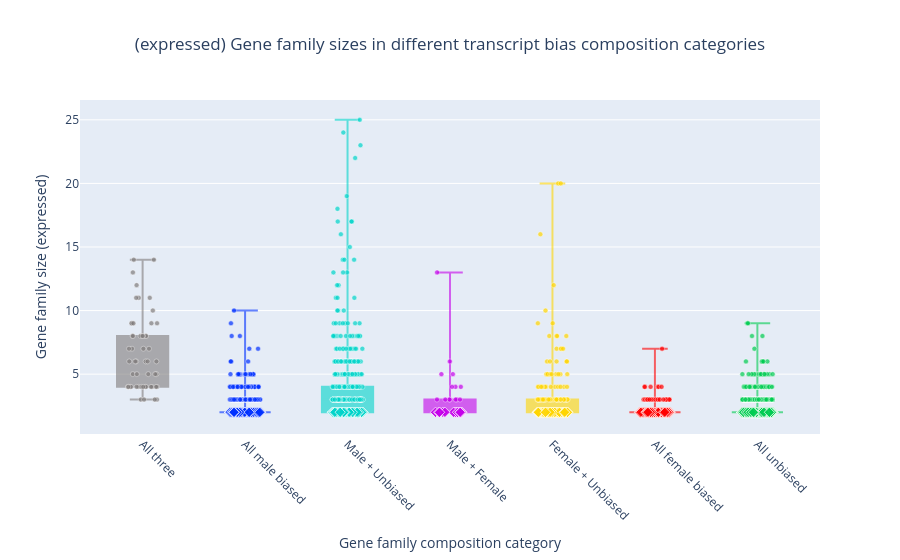

Write notebook code for a chart like this one.
### Markdown cell above
Plotly has an issue with the box plots, so here i use go.Figure() to force plotly

### Code cell
fig6 = go.Figure()

cat_positions = {cat: i for i, cat in enumerate(category_order)}
np.random.seed(42)

for cat in category_order:
    subset = hog_direction[hog_direction["category"] == cat]
    if subset.empty:
        continue

    color  = category_colors[cat]
    x_pos  = cat_positions[cat]

    # Box (no built-in points — we draw them ourselves below)
    fig6.add_trace(go.Box(
        y=subset["hog_size_expressed"],
        x=[x_pos] * len(subset),
        name=cat,
        marker_color=color,
        line_color=color,
        fillcolor=color,
        opacity=0.6,
        boxpoints=False,
        width=0.5,
        showlegend=False
    ))

    # Regular points (size > 2) — circles
    reg = subset[subset["hog_size_expressed"] != 2]
    if not reg.empty:
        fig6.add_trace(go.Scatter(
            x=x_pos + np.random.uniform(-0.15, 0.15, len(reg)),
            y=reg["hog_size_expressed"],
            mode="markers",
            marker=dict(color=color, symbol="circle", size=5, opacity=0.7,
                        line=dict(width=0.5, color="white")),
            showlegend=False,
            text=reg["HOG"].astype(str),
            hovertemplate="HOG: %{text}<br>Size: %{y}<extra></extra>"
        ))

    # HOG size 2 shape — diamond (All three cannot exist at size 2)
    s2 = subset[subset["hog_size_expressed"] == 2]
    if not s2.empty:
        fig6.add_trace(go.Scatter(
            x=x_pos + np.random.uniform(-0.15, 0.15, len(s2)),
            y=s2["hog_size_expressed"],
            mode="markers",
            marker=dict(color=color, symbol="diamond", size=8, opacity=0.9,
                        line=dict(width=0.8, color="white")),
            showlegend=False,
            text=s2["HOG"].astype(str),
            hovertemplate="HOG: %{text}<br>Size: 2 ◆<extra></extra>"
        ))

fig6.update_layout(
    title=dict(text="(expressed) Gene family sizes in different transcript bias composition categories", x=0.5, xanchor="center"),
    xaxis=dict(
        tickmode="array",
        tickvals=list(cat_positions.values()),
        ticktext=list(cat_positions.keys()),
        tickangle=45,
        title="Gene family composition category"
    ),
    yaxis_title="Gene family size (expressed)",
    showlegend=False
)

fig6.show()

### Figure 1 — Plotly figure (JSON) as saved in the notebook; plotly's stock layout.template omitted (floating-point values rounded to 4 significant figures; data arrays with more than 128 entries replaced by an {"elided": "..."} marker saying what was removed)
{"data": [{"boxpoints": false, "fillcolor": "#807c7c", "line": {"color": "#807c7c"}, "marker": {"color": "#807c7c"}, "name": "All three", "opacity": 0.6, "showlegend": false, "type": "box", "width": 0.5, "x": [0, 0, 0, 0, 0, 0, 0, 0, 0, 0, 0, 0, 0, 0, 0, 0, 0, 0, 0, 0, 0, 0, 0, 0, 0, 0, 0, 0, 0, 0, 0, 0, 0, 0, 0, 0, 0, 0, 0, 0, 0, 0, 0, 0, 0, 0, 0, 0, 0, 0, 0, 0, 0, 0], "y": [11, 5, 11, 6, 7, 9, 7, 14, 8, 7, 4, 9, 10, 14, 5, 13, 12, 7, 8, 11, 8, 9, 6, 4, 4, 9, 9, 8, 4, 4, 4, 8, 6, 6, 3, 4, 4, 4, 5, 3, 4, 8, 4, 5, 6, 6, 5, 4, 3, 8, 4, 4, 4, 3]}, {"hovertemplate": "HOG: %{text}<br>Size: %{y}<extra></extra>", "marker": {"color": "#807c7c", "line": {"color": "white", "width": 0.5}, "opacity": 0.7, "size": 5, "symbol": "circle"}, "mode": "markers", "showlegend": false, "text": ["N0.HOG0000028", "N0.HOG0000036", "N0.HOG0000050", "N0.HOG0000051", "N0.HOG0000087", "N0.HOG0000092", "N0.HOG0000095", "N0.HOG0000097", "N0.HOG0000103", "N0.HOG0000107", "N0.HOG0000110", "N0.HOG0000143", "N0.HOG0000163", "N0.HOG0000164", "N0.HOG0000166", "N0.HOG0000186", "N0.HOG0000196", "N0.HOG0000218", "N0.HOG0000244", "N0.HOG0000253", "N0.HOG0000264", "N0.HOG0000314", "N0.HOG0000315", "N0.HOG0000331", "N0.HOG0000344", "N0.HOG0000374", "N0.HOG0000393", "N0.HOG0000406", "N0.HOG0000420", "N0.HOG0000421", "N0.HOG0000441", "N0.HOG0000541", "N0.HOG0000550", "N0.HOG0000553", "N0.HOG0000640", "N0.HOG0000647", "N0.HOG0000660", "N0.HOG0000735", "N0.HOG0000855", "N0.HOG0000917", "N0.HOG0000927", "N0.HOG0001021", "N0.HOG0001048", "N0.HOG0001299", "N0.HOG0001548", "N0.HOG0001559", "N0.HOG0001717", "N0.HOG0002457", "N0.HOG0004595", "N0.HOG0009117", "N0.HOG0009704", "N0.HOG0011094", "N0.HOG0011889", "N0.HOG0011941"], "type": "scatter", "x": [-0.03764, 0.1352, 0.0696, 0.0296, -0.1032, -0.1032, -0.1326, 0.1099, 0.03033, 0.06242, -0.1438, 0.141, 0.09973, -0.0863, -0.09545, -0.09498, -0.05873, 0.007427, -0.02042, -0.06263, 0.03356, -0.1082, -0.06236, -0.04009, -0.01318, 0.08555, -0.0901, 0.00427, 0.02772, -0.1361, 0.03226, -0.09884, -0.1305, 0.1347, 0.1397, 0.09252, -0.05862, -0.1207, 0.05527, -0.01795, -0.1134, -0.001447, -0.1397, 0.1228, -0.07237, 0.04876, -0.05649, 0.00602, 0.01401, -0.09454, 0.1409, 0.08254, 0.1318, 0.1184], "y": [11, 5, 11, 6, 7, 9, 7, 14, 8, 7, 4, 9, 10, 14, 5, 13, 12, 7, 8, 11, 8, 9, 6, 4, 4, 9, 9, 8, 4, 4, 4, 8, 6, 6, 3, 4, 4, 4, 5, 3, 4, 8, 4, 5, 6, 6, 5, 4, 3, 8, 4, 4, 4, 3]}, {"boxpoints": false, "fillcolor": "#0030FF", "line": {"color": "#0030FF"}, "marker": {"color": "#0030FF"}, "name": "All male biased", "opacity": 0.6, "showlegend": false, "type": "box", "width": 0.5, "x": {"elided": "537 int values"}, "y": {"elided": "537 int values"}}, {"hovertemplate": "HOG: %{text}<br>Size: %{y}<extra></extra>", "marker": {"color": "#0030FF", "line": {"color": "white", "width": 0.5}, "opacity": 0.7, "size": 5, "symbol": "circle"}, "mode": "markers", "showlegend": false, "text": {"elided": "133 str values"}, "type": "scatter", "x": {"elided": "133 float values"}, "y": {"elided": "133 int values"}}, {"hovertemplate": "HOG: %{text}<br>Size: 2 ◆<extra></extra>", "marker": {"color": "#0030FF", "line": {"color": "white", "width": 0.8}, "opacity": 0.9, "size": 8, "symbol": "diamond"}, "mode": "markers", "showlegend": false, "text": {"elided": "404 str values"}, "type": "scatter", "x": {"elided": "404 float values"}, "y": {"elided": "404 int values"}}, {"boxpoints": false, "fillcolor": "#00D4CA", "line": {"color": "#00D4CA"}, "marker": {"color": "#00D4CA"}, "name": "Male + Unbiased", "opacity": 0.6, "showlegend": false, "type": "box", "width": 0.5, "x": {"elided": "539 int values"}, "y": {"elided": "539 int values"}}, {"hovertemplate": "HOG: %{text}<br>Size: %{y}<extra></extra>", "marker": {"color": "#00D4CA", "line": {"color": "white", "width": 0.5}, "opacity": 0.7, "size": 5, "symbol": "circle"}, "mode": "markers", "showlegend": false, "text": {"elided": "309 str values"}, "type": "scatter", "x": {"elided": "309 float values"}, "y": {"elided": "309 int values"}}, {"hovertemplate": "HOG: %{text}<br>Size: 2 ◆<extra></extra>", "marker": {"color": "#00D4CA", "line": {"color": "white", "width": 0.8}, "opacity": 0.9, "size": 8, "symbol": "diamond"}, "mode": "markers", "showlegend": false, "text": {"elided": "230 str values"}, "type": "scatter", "x": {"elided": "230 float values"}, "y": {"elided": "230 int values"}}, {"boxpoints": false, "fillcolor": "#C400EA", "line": {"color": "#C400EA"}, "marker": {"color": "#C400EA"}, "name": "Male + Female", "opacity": 0.6, "showlegend": false, "type": "box", "width": 0.5, "x": [3, 3, 3, 3, 3, 3, 3, 3, 3, 3, 3, 3, 3, 3, 3, 3, 3, 3, 3, 3, 3, 3, 3, 3, 3, 3, 3, 3, 3, 3, 3, 3, 3, 3, 3, 3, 3], "y": [3, 3, 13, 5, 3, 2, 2, 3, 4, 2, 6, 2, 2, 2, 2, 3, 2, 2, 2, 2, 2, 5, 2, 3, 2, 2, 3, 2, 2, 4, 2, 2, 2, 4, 2, 2, 2]}, {"hovertemplate": "HOG: %{text}<br>Size: %{y}<extra></extra>", "marker": {"color": "#C400EA", "line": {"color": "white", "width": 0.5}, "opacity": 0.7, "size": 5, "symbol": "circle"}, "mode": "markers", "showlegend": false, "text": ["N0.HOG0000042", "N0.HOG0000052", "N0.HOG0000146", "N0.HOG0000155", "N0.HOG0000254", "N0.HOG0000341", "N0.HOG0000480", "N0.HOG0000649", "N0.HOG0001214", "N0.HOG0001895", "N0.HOG0002042", "N0.HOG0002625", "N0.HOG0006714", "N0.HOG0013237"], "type": "scatter", "x": [3.067, 2.999, 2.874, 2.916, 3.055, 2.873, 3.105, 2.999, 2.994, 3.028, 3.097, 2.954, 3.053, 3.02], "y": [3, 3, 13, 5, 3, 3, 4, 6, 3, 5, 3, 3, 4, 4]}, {"hovertemplate": "HOG: %{text}<br>Size: 2 ◆<extra></extra>", "marker": {"color": "#C400EA", "line": {"color": "white", "width": 0.8}, "opacity": 0.9, "size": 8, "symbol": "diamond"}, "mode": "markers", "showlegend": false, "text": ["N0.HOG0000262", "N0.HOG0000299", "N0.HOG0000562", "N0.HOG0000652", "N0.HOG0000859", "N0.HOG0000942", "N0.HOG0001118", "N0.HOG0001245", "N0.HOG0001323", "N0.HOG0001457", "N0.HOG0001759", "N0.HOG0001831", "N0.HOG0002015", "N0.HOG0002063", "N0.HOG0002406", "N0.HOG0003274", "N0.HOG0006111", "N0.HOG0008060", "N0.HOG0011260", "N0.HOG0012454", "N0.HOG0014547", "N0.HOG0015026", "N0.HOG0020268"], "type": "scatter", "x": [2.93, 3.114, 3.089, 3.048, 3.105, 3.11, 3.063, 3.101, 3.059, 3.054, 3.036, 3.076, 2.898, 3.114, 3.112, 2.859, 3.098, 2.889, 2.951, 3.073, 2.898, 3.095, 3.1], "y": [2, 2, 2, 2, 2, 2, 2, 2, 2, 2, 2, 2, 2, 2, 2, 2, 2, 2, 2, 2, 2, 2, 2]}, {"boxpoints": false, "fillcolor": "#FFD500", "line": {"color": "#FFD500"}, "marker": {"color": "#FFD500"}, "name": "Female + Unbiased", "opacity": 0.6, "showlegend": false, "type": "box", "width": 0.5, "x": {"elided": "192 int values"}, "y": {"elided": "192 int values"}}, {"hovertemplate": "HOG: %{text}<br>Size: %{y}<extra></extra>", "marker": {"color": "#FFD500", "line": {"color": "white", "width": 0.5}, "opacity": 0.7, "size": 5, "symbol": "circle"}, "mode": "markers", "showlegend": false, "text": ["N0.HOG0000018", "N0.HOG0000024", "N0.HOG0000025", "N0.HOG0000158", "N0.HOG0000245", "N0.HOG0000302", "N0.HOG0000445", "N0.HOG0000457", "N0.HOG0000469", "N0.HOG0000478", "N0.HOG0000526", "N0.HOG0000530", "N0.HOG0000537", "N0.HOG0000569", "N0.HOG0000636", "N0.HOG0000653", "N0.HOG0000676", "N0.HOG0000686", "N0.HOG0000724", "N0.HOG0000830", "N0.HOG0000878", "N0.HOG0000941", "N0.HOG0001011", "N0.HOG0001057", "N0.HOG0001121", "N0.HOG0001188", "N0.HOG0001220", "N0.HOG0001234", "N0.HOG0001251", "N0.HOG0001262", "N0.HOG0001291", "N0.HOG0001374", "N0.HOG0001389", "N0.HOG0001397", "N0.HOG0001502", "N0.HOG0001579", "N0.HOG0001628", "N0.HOG0001669", "N0.HOG0001731", "N0.HOG0001781", "N0.HOG0001782", "N0.HOG0001952", "N0.HOG0002048", "N0.HOG0002061", "N0.HOG0002112", "N0.HOG0002180", "N0.HOG0002264", "N0.HOG0002293", "N0.HOG0002294", "N0.HOG0002381", "N0.HOG0002505", "N0.HOG0002781", "N0.HOG0002847", "N0.HOG0002898", "N0.HOG0003057", "N0.HOG0003894", "N0.HOG0004406", "N0.HOG0004655", "N0.HOG0004742", "N0.HOG0004748", "N0.HOG0004883", "N0.HOG0005120", "N0.HOG0005381", "N0.HOG0006701", "N0.HOG0007188", "N0.HOG0007240", "N0.HOG0007325", "N0.HOG0010493", "N0.HOG0010592", "N0.HOG0010736", "N0.HOG0011549", "N0.HOG0012264", "N0.HOG0012545", "N0.HOG0012740", "N0.HOG0013434", "N0.HOG0013680", "N0.HOG0014223", "N0.HOG0015091", "N0.HOG0015637", "N0.HOG0018031", "N0.HOG0020254"], "type": "scatter", "x": [4.002, 3.852, 3.936, 4.035, 4.144, 4.04, 3.928, 4.04, 4.012, 4.084, 3.882, 4.078, 4.012, 4.139, 3.953, 4.04, 4.13, 3.881, 4.131, 4.056, 3.87, 3.94, 4.062, 3.87, 4.025, 3.954, 4.036, 3.864, 4.111, 4.142, 4.141, 4.075, 3.889, 4.077, 3.857, 3.857, 3.947, 3.997, 4.081, 4.055, 3.984, 3.932, 4.149, 3.978, 3.985, 3.899, 4.088, 4.058, 3.916, 3.875, 4.054, 4.046, 3.932, 4.135, 3.895, 3.98, 4.133, 3.976, 4.042, 3.969, 3.932, 4.145, 3.973, 4.118, 3.919, 3.914, 3.859, 4.046, 3.961, 4.109, 3.992, 4.14, 3.906, 4.111, 4.083, 4.081, 4.103, 4.078, 4.038, 3.889, 3.86], "y": [9, 3, 4, 5, 5, 8, 4, 7, 12, 3, 16, 3, 3, 6, 5, 6, 3, 3, 3, 20, 4, 5, 3, 3, 4, 5, 3, 3, 4, 4, 3, 3, 3, 5, 9, 3, 6, 3, 20, 3, 4, 10, 3, 5, 3, 4, 7, 5, 3, 3, 4, 3, 3, 8, 3, 3, 3, 6, 3, 8, 3, 3, 3, 3, 3, 3, 4, 8, 3, 3, 5, 6, 3, 3, 7, 3, 7, 4, 3, 4, 3]}, {"hovertemplate": "HOG: %{text}<br>Size: 2 ◆<extra></extra>", "marker": {"color": "#FFD500", "line": {"color": "white", "width": 0.8}, "opacity": 0.9, "size": 8, "symbol": "diamond"}, "mode": "markers", "showlegend": false, "text": ["N0.HOG0000017", "N0.HOG0000388", "N0.HOG0000389", "N0.HOG0000425", "N0.HOG0000510", "N0.HOG0000543", "N0.HOG0000671", "N0.HOG0000902", "N0.HOG0000930", "N0.HOG0000932", "N0.HOG0000977", "N0.HOG0001042", "N0.HOG0001160", "N0.HOG0001171", "N0.HOG0001184", "N0.HOG0001312", "N0.HOG0001345", "N0.HOG0001383", "N0.HOG0001390", "N0.HOG0001421", "N0.HOG0001431", "N0.HOG0001572", "N0.HOG0001597", "N0.HOG0001661", "N0.HOG0001677", "N0.HOG0001695", "N0.HOG0001803", "N0.HOG0002055", "N0.HOG0002068", "N0.HOG0002140", "N0.HOG0002190", "N0.HOG0002289", "N0.HOG0002329", "N0.HOG0002488", "N0.HOG0002500", "N0.HOG0002570", "N0.HOG0002651", "N0.HOG0002742", "N0.HOG0002774", "N0.HOG0003081", "N0.HOG0003126", "N0.HOG0003129", "N0.HOG0003313", "N0.HOG0003326", "N0.HOG0003652", "N0.HOG0003845", "N0.HOG0003851", "N0.HOG0003895", "N0.HOG0004028", "N0.HOG0004088", "N0.HOG0004270", "N0.HOG0004333", "N0.HOG0004363", "N0.HOG0004632", "N0.HOG0004639", "N0.HOG0004725", "N0.HOG0004790", "N0.HOG0004942", "N0.HOG0005048", "N0.HOG0005150", "N0.HOG0005202", "N0.HOG0005250", "N0.HOG0005398", "N0.HOG0005457", "N0.HOG0005463", "N0.HOG0005514", "N0.HOG0005540", "N0.HOG0005549", "N0.HOG0005710", "N0.HOG0005745", "N0.HOG0005749", "N0.HOG0005817", "N0.HOG0006091", "N0.HOG0006270", "N0.HOG0006305", "N0.HOG0006805", "N0.HOG0006853", "N0.HOG0006922", "N0.HOG0007157", "N0.HOG0007272", "N0.HOG0007797", "N0.HOG0007884", "N0.HOG0009535", "N0.HOG0009951", "N0.HOG0010010", "N0.HOG0010060", "N0.HOG0010077", "N0.HOG0010450", "N0.HOG0010517", "N0.HOG0011242", "N0.HOG0012015", "N0.HOG0013121", "N0.HOG0013128", "N0.HOG0013649", "N0.HOG0013698", "N0.HOG0013763", "N0.HOG0013852", "N0.HOG0014082", "N0.HOG0014109", "N0.HOG0014567", "N0.HOG0014728", "N0.HOG0014800", "N0.HOG0015104", "N0.HOG0015187", "N0.HOG0015859", "N0.HOG0016254", "N0.HOG0017785", "N0.HOG0017815", "N0.HOG0024357", "N0.HOG0024469", "N0.HOG0024541"], "type": "scatter", "x": [4.126, 4.035, 4.089, 3.994, 3.885, 3.888, 4.056, 3.979, 3.91, 3.997, 3.869, 4.025, 3.931, 4.089, 3.943, 3.987, 3.853, 3.872, 3.968, 3.994, 4.03, 3.937, 4.058, 4.108, 4.084, 3.862, 3.994, 3.881, 3.923, 4.146, 3.893, 4.0, 4.035, 4.061, 4.018, 3.853, 3.948, 4.005, 3.876, 3.955, 3.86, 3.874, 3.969, 3.89, 4.02, 4.057, 4.09, 3.91, 3.9, 3.881, 4.041, 4.062, 3.859, 4.131, 3.866, 4.012, 4.063, 4.111, 4.064, 4.091, 3.952, 4.094, 3.874, 4.118, 4.014, 4.095, 3.986, 4.043, 4.008, 4.069, 3.874, 3.868, 3.924, 3.898, 4.112, 3.916, 4.143, 3.951, 3.905, 4.087, 4.048, 3.999, 4.017, 4.066, 3.919, 4.149, 4.142, 4.045, 3.91, 4.054, 3.872, 3.859, 3.927, 3.989, 4.11, 4.068, 4.073, 3.978, 3.954, 3.961, 4.146, 3.862, 4.11, 4.024, 3.982, 4.068, 3.996, 4.112, 4.12, 3.977, 3.933], "y": [2, 2, 2, 2, 2, 2, 2, 2, 2, 2, 2, 2, 2, 2, 2, 2, 2, 2, 2, 2, 2, 2, 2, 2, 2, 2, 2, 2, 2, 2, 2, 2, 2, 2, 2, 2, 2, 2, 2, 2, 2, 2, 2, 2, 2, 2, 2, 2, 2, 2, 2, 2, 2, 2, 2, 2, 2, 2, 2, 2, 2, 2, 2, 2, 2, 2, 2, 2, 2, 2, 2, 2, 2, 2, 2, 2, 2, 2, 2, 2, 2, 2, 2, 2, 2, 2, 2, 2, 2, 2, 2, 2, 2, 2, 2, 2, 2, 2, 2, 2, 2, 2, 2, 2, 2, 2, 2, 2, 2, 2, 2]}, {"boxpoints": false, "fillcolor": "#FF0000", "line": {"color": "#FF0000"}, "marker": {"color": "#FF0000"}, "name": "All female biased", "opacity": 0.6, "showlegend": false, "type": "box", "width": 0.5, "x": {"elided": "206 int values"}, "y": {"elided": "206 int values"}}, {"hovertemplate": "HOG: %{text}<br>Size: %{y}<extra></extra>", "marker": {"color": "#FF0000", "line": {"color": "white", "width": 0.5}, "opacity": 0.7, "size": 5, "symbol": "circle"}, "mode": "markers", "showlegend": false, "text": ["N0.HOG0000011", "N0.HOG0000019", "N0.HOG0001405", "N0.HOG0001430", "N0.HOG0001591", "N0.HOG0001949", "N0.HOG0001975", "N0.HOG0002108", "N0.HOG0002287", "N0.HOG0002452", "N0.HOG0002703", "N0.HOG0003241", "N0.HOG0003290", "N0.HOG0003358", "N0.HOG0003491", "N0.HOG0003526", "N0.HOG0003538", "N0.HOG0003767", "N0.HOG0003855", "N0.HOG0004164", "N0.HOG0004654", "N0.HOG0005081", "N0.HOG0009470", "N0.HOG0012553", "N0.HOG0013143", "N0.HOG0014149", "N0.HOG0018002", "N0.HOG0020330"], "type": "scatter", "x": [5.028, 5.124, 4.913, 5.037, 5.039, 5.07, 4.889, 5.065, 5.123, 4.904, 4.921, 5.141, 4.904, 5.106, 4.998, 4.924, 5.111, 4.984, 5.004, 4.958, 5.028, 4.899, 4.967, 5.141, 4.927, 5.047, 4.948, 5.082], "y": [4, 3, 3, 4, 3, 7, 3, 4, 3, 4, 3, 3, 3, 3, 3, 3, 3, 3, 3, 4, 3, 4, 3, 3, 3, 3, 3, 3]}, {"hovertemplate": "HOG: %{text}<br>Size: 2 ◆<extra></extra>", "marker": {"color": "#FF0000", "line": {"color": "white", "width": 0.8}, "opacity": 0.9, "size": 8, "symbol": "diamond"}, "mode": "markers", "showlegend": false, "text": {"elided": "178 str values"}, "type": "scatter", "x": {"elided": "178 float values"}, "y": {"elided": "178 int values"}}, {"boxpoints": false, "fillcolor": "#00CC51", "line": {"color": "#00CC51"}, "marker": {"color": "#00CC51"}, "name": "All unbiased", "opacity": 0.6, "showlegend": false, "type": "box", "width": 0.5, "x": {"elided": "1112 int values"}, "y": {"elided": "1112 int values"}}, {"hovertemplate": "HOG: %{text}<br>Size: %{y}<extra></extra>", "marker": {"color": "#00CC51", "line": {"color": "white", "width": 0.5}, "opacity": 0.7, "size": 5, "symbol": "circle"}, "mode": "markers", "showlegend": false, "text": {"elided": "195 str values"}, "type": "scatter", "x": {"elided": "195 float values"}, "y": {"elided": "195 int values"}}, {"hovertemplate": "HOG: %{text}<br>Size: 2 ◆<extra></extra>", "marker": {"color": "#00CC51", "line": {"color": "white", "width": 0.8}, "opacity": 0.9, "size": 8, "symbol": "diamond"}, "mode": "markers", "showlegend": false, "text": {"elided": "917 str values"}, "type": "scatter", "x": {"elided": "917 float values"}, "y": {"elided": "917 int values"}}], "layout": {"showlegend": false, "title": {"text": "(expressed) Gene family sizes in different transcript bias composition categories", "x": 0.5, "xanchor": "center"}, "xaxis": {"tickangle": 45, "tickmode": "array", "ticktext": ["All three", "All male biased", "Male + Unbiased", "Male + Female", "Female + Unbiased", "All female biased", "All unbiased"], "tickvals": [0, 1, 2, 3, 4, 5, 6], "title": {"text": "Gene family composition category"}}, "yaxis": {"title": {"text": "Gene family size (expressed)"}}}}
